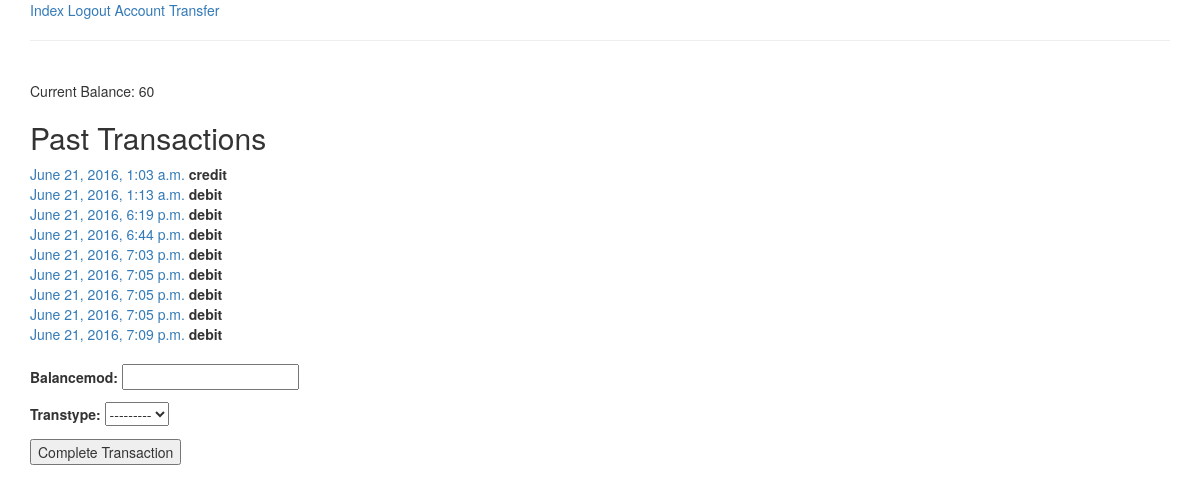
Page /accounts/profile/ (signed in) on the earlier database version.
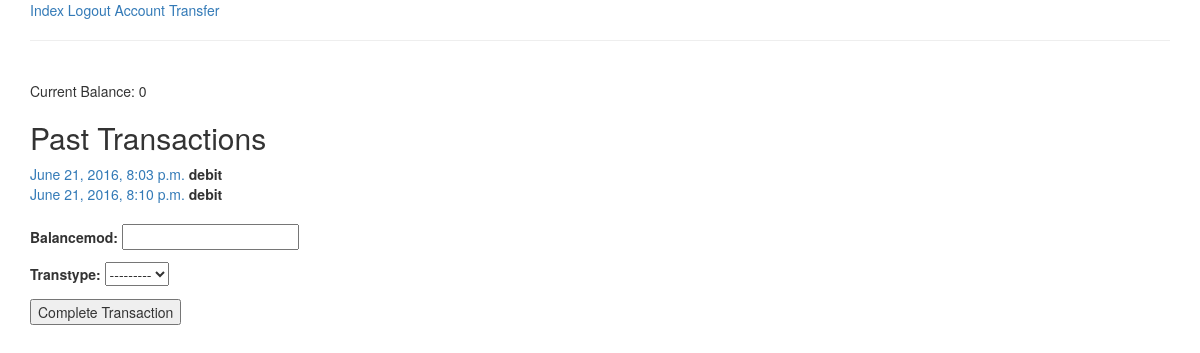
Same page on the later database version.
### appironbank/models.py (models this page shows)
class Transaction(models.Model):
    date = models.DateTimeField(auto_now_add=True)
    balancemod = models.PositiveIntegerField()
    user = models.ForeignKey(User, related_name='currentuser')
    transtype = models.CharField(max_length=10, choices=choices)
    senduser = models.ForeignKey(User, null=True, related_name='senduser')

### appironbank/views.py (the view, shortened to what this page needs)
# urls.py: url(r'^accounts/profile/$', ViewUserdata.as_view(), name='userdata'),
class ViewUserdata(CreateView):
    model = Transaction
    fields = ['balancemod', 'transtype']
    success_url = '/accounts/profile/'
    balance = 0
    def get_context_data(self, **kwargs):
        context = super().get_context_data(**kwargs)
        user = self.request.user
        cutoffdate = datetime.datetime.now() + datetime.timedelta(days=-30)
        context['transactions'] = Transaction.objects.filter(user=user).filter(date__gt=cutoffdate)
        context['balance'] = Transaction.objects.filter(user=user).aggregate(Sum('balancemod'))
        return context

### appironbank/templates/appironbank/transaction_form.html (shortened to what this page needs)
{% extends 'base.html' %}
{% block bodycontent %}
    <br>
    <p> Current Balance: {{ balance.balancemod__sum }}</p>
    <h2>Past Transactions</h2>
      {% for item in transactions %}
        {% if item.transtype == 'credit' %}
        <a href="{% url 'index' %}transaction/{{item.id}}">{{ item.date }}</a>
          <b>{{ item.transtype }}</b>
          <br>
        {% elif item.transtype == 'debit' %}
        <a href="{% url 'index' %}transaction/{{item.id}}">{{ item.date }}</a>
          <b>{{ item.transtype }}</b>
        <br>
        {% endif %}
      {% endfor %}
      <br>
  {% if request.user == user %}
    <form action="" method="post">
      {{ form.as_p }}
      <input type="submit" value="Complete Transaction">
    </form>
{% endif %}
{% endblock %}

Differences in the rows shown:
removed Transaction: date "June 21, 2016, 1:03 a.m.", transtype "credit"
removed Transaction: date "June 21, 2016, 1:13 a.m.", transtype "debit"
removed Transaction: date "June 21, 2016, 6:19 p.m.", transtype "debit"
removed Transaction: date "June 21, 2016, 6:44 p.m.", transtype "debit"
removed Transaction: date "June 21, 2016, 7:03 p.m.", transtype "debit"
removed Transaction: date "June 21, 2016, 7:05 p.m.", transtype "debit"
removed Transaction: date "June 21, 2016, 7:05 p.m.", transtype "debit"
removed Transaction: date "June 21, 2016, 7:05 p.m.", transtype "debit"
removed Transaction: date "June 21, 2016, 7:09 p.m.", transtype "debit"
added Transaction: date "June 21, 2016, 8:03 p.m.", transtype "debit"
added Transaction: date "June 21, 2016, 8:10 p.m.", transtype "debit"
Other differences:
{{ balance.balancemod__sum }}: "60" → "0"
